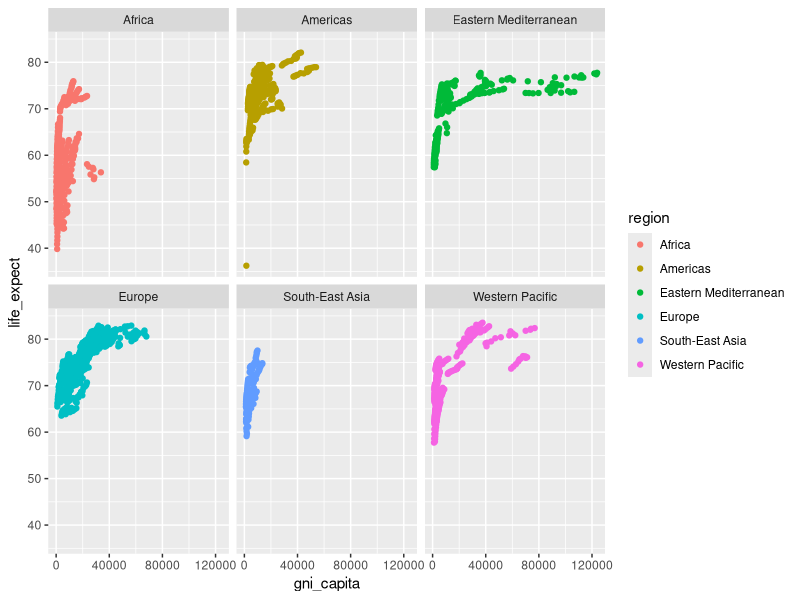
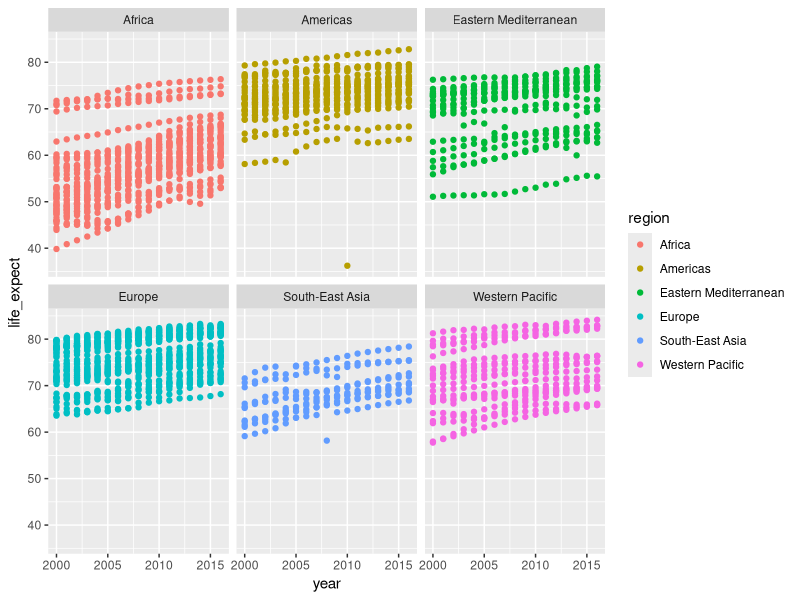
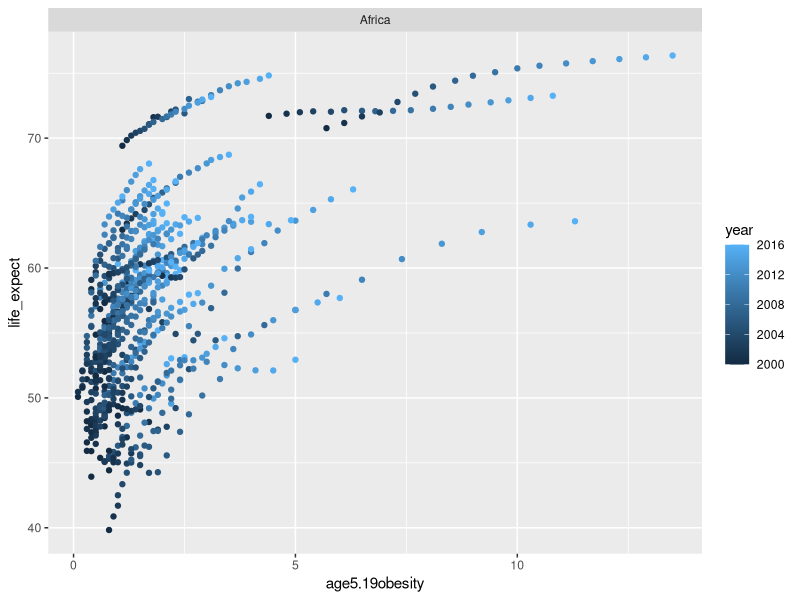
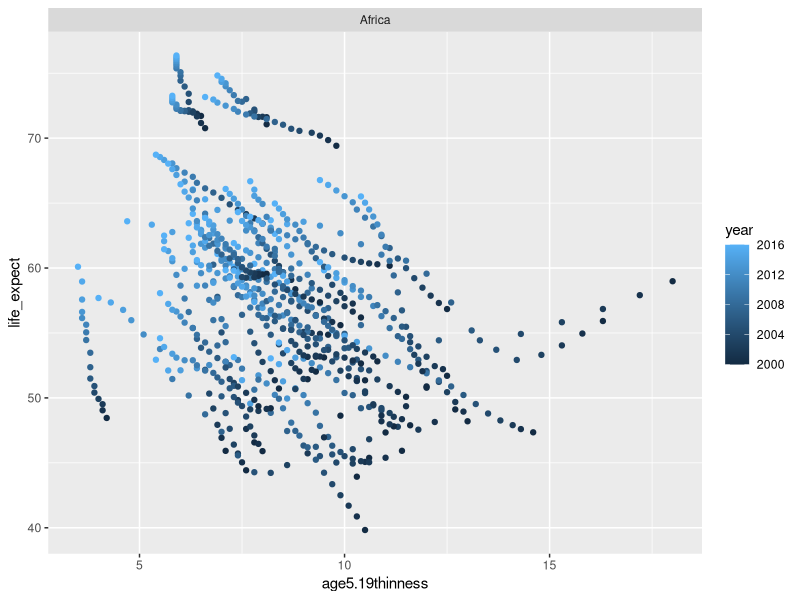

The R script that drew these images, in order:
## ---- chunk 1
library(tidyverse)
library(dplyr)
## ---- chunk 2
who <- read.csv("who_life_exp.csv")
## ---- chunk 3
glimpse(who)
## ---- chunk 4
summary(who)
## ---- chunk 5
who %>%
  filter(region == "Europe") %>%
  group_by(country) %>%
  summarize(
    mean_gdi = mean(gni_capita, na.rm = TRUE)) %>%
  slice_max(mean_gdi, n = 5)
## ---- chunk 6
who %>%
  filter(region == "Americas" & year == 2016) %>%
  distinct(country)
## ---- chunk 7
who %>%
  group_by(region) %>%
  summarize(min_life = min(life_expect),
            max_life = max(life_expect))

## ---- chunk 8
ggplot(who, mapping = 
         aes(x = gni_capita,
             y = life_expect,
             color = region)) +
  geom_point() +
  facet_wrap(~region)

## ---- chunk 9
ggplot(who, mapping = 
         aes(x = year,
             y = life_expect,
             color = region)) +
  geom_point() +
  facet_wrap(~region)

## ---- chunk 10
who %>%
  filter(region == "Africa") %>%
  ggplot(mapping = 
         aes(x = age5.19obesity,
             y = life_expect,
             color = year)) +
  geom_point() +
  facet_wrap(~region)
## ---- chunk 11
who %>%
  filter(region == "Africa") %>%
  ggplot(mapping = 
         aes(x = age5.19thinness,
             y = life_expect,
             color = year)) +
  geom_point() +
  facet_wrap(~region)
